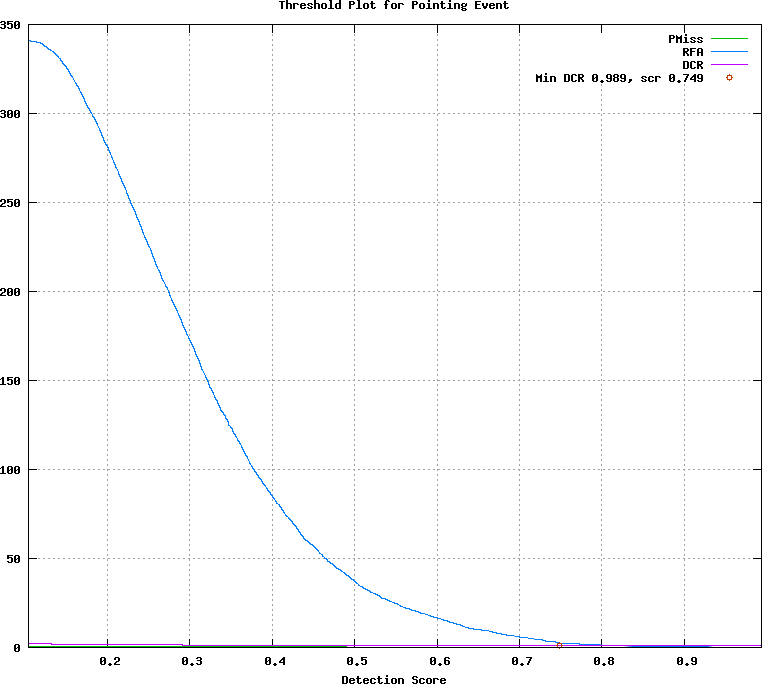

Reproduce this figure in gnuplot.
## GNUPLOT command file
set terminal postscript color
set style data lines
set title 'Threshold Plot for Pointing Event'
set xlabel 'Detection Score'
set grid
set size ratio 0.85
plot [0.104000:0.994000]  \
  'test.det.Pointing_Event.dat.1' using 1:4 title 'PMiss' with lines lt 2, \
  'test.det.Pointing_Event.dat.1' using 1:5 title 'RFA' with lines lt 3, \
  'test.det.Pointing_Event.dat.1' using 1:6 title 'DCR' with lines lt 4, \
  'test.det.Pointing_Event.dat.2' using 1:2 title 'Min DCR 0.989, scr 0.749' with points lt 6
